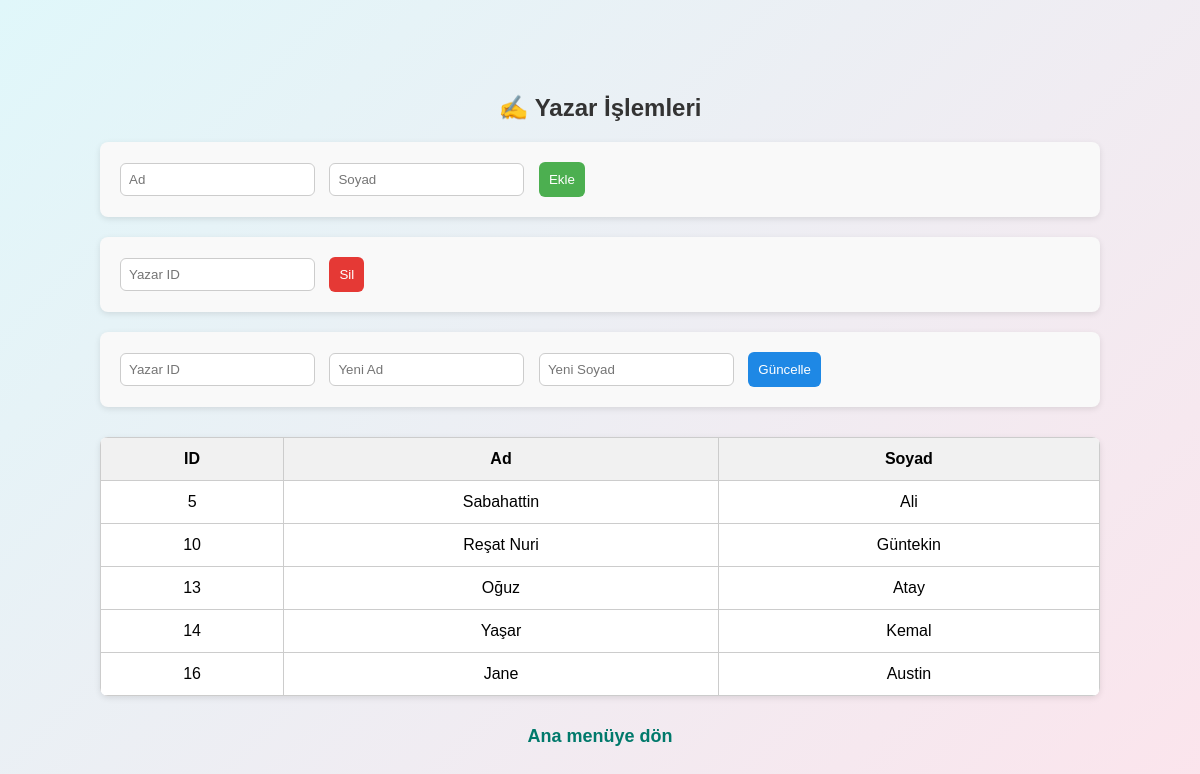
Page /kutuphaneOtomasyonu/ui/yazarlar.php on the committed database.
### tables this page shows
CREATE TABLE `yazarlar` (
  `yazar_id` int NOT NULL AUTO_INCREMENT,
  `yazar_ad` varchar(100) NOT NULL,
  `yazar_soyad` varchar(100) NOT NULL,
  PRIMARY KEY (`yazar_id`)
);

### kutuphaneOtomasyonu/dal/yazarDAL.php (called while the page is built, shortened)
<?php
include_once(__DIR__ . "/baglanti.php");
function yazarlarListeDAL(){
    global $conn;
    $rows = [];
    if($result = $conn->query("CALL YazarlarHepsi()")){
        while($row = $result->fetch_assoc()){
            $rows[] = $row;
        }
    }
    return $rows;
}
?>

### kutuphaneOtomasyonu/bl/yazarBL.php (called while the page is built, shortened)
<?php
include_once(__DIR__ . "/../dal/yazarDAL.php");
function yazarlarListeBL(){
    return yazarlarListeDAL();
}
?>

### kutuphaneOtomasyonu/ui/yazarlar.php (the view, shortened to what this page needs)
<?php include_once("../bl/yazarBL.php"); ?>
<!DOCTYPE html>
<html lang="tr">
<head>
    <link rel="stylesheet" href="../ui/style.css">
</head>
<body>
<div class="container">
    <h2>✍️ Yazar İşlemleri</h2>
    <form method="post">
        <input type="text" name="ad" placeholder="Ad" required>
        <input type="text" name="soyad" placeholder="Soyad" required>
        <button type="submit" name="ekle">Ekle</button>
    </form>
    <form method="post">
        <input type="number" name="sil_id" placeholder="Yazar ID" required>
        <button type="submit" name="sil">Sil</button>
    </form>
    <form method="post">
        <input type="number" name="guncelle_id" placeholder="Yazar ID" required>
        <input type="text" name="guncelle_ad" placeholder="Yeni Ad" required>
        <input type="text" name="guncelle_soyad" placeholder="Yeni Soyad" required>
        <button type="submit" name="guncelle">Güncelle</button>
    </form>
    <?php
    $yazarlar = yazarlarListeBL();
    if(!empty($yazarlar)){
        echo "<table>
                <tr><th>ID</th><th>Ad</th><th>Soyad</th></tr>";
        foreach($yazarlar as $y){
            echo "<tr>
                    <td>".$y['ID']."</td>
                    <td>".$y['Ad']."</td>
                    <td>".$y['Soyad']."</td>
                  </tr>";
        }
        echo "</table>";
    } else {
        echo "<p>Henüz kayıtlı yazar yok.</p>";
    }
    ?>
    <p><a href="../index.php">Ana menüye dön</a></p>
</div>
</body>
</html>

### kutuphaneOtomasyonu/ui/style.css (style rules this page uses)
body { font-family: Arial, sans-serif; margin: 0; padding: 20px; background: linear-gradient(135deg, #e0f7fa, #fce4ec); min-height: 100vh; display: flex; justify-content: center; }
.container { max-width: 1000px; width: 100%; margin: auto; }
h2 { text-align: center; color: #333; margin-bottom: 20px; }
p { text-align: center; font-size: 18px; color: #555; }
form { margin: 20px 0; padding: 15px; background: #f9f9f9; border-radius: 8px; box-shadow: 0 2px 6px rgba(0,0,0,0.1); }
form input, form button { margin: 5px; padding: 8px; border: 1px solid #ccc; border-radius: 6px; }
form button { background: #4caf50; color: white; cursor: pointer; transition: background 0.3s; }
table { margin: 30px auto; border-collapse: collapse; width: 100%; background: #fff; border-radius: 8px; overflow: hidden; box-shadow: 0 2px 6px rgba(0,0,0,0.1); }
table th, table td { padding: 12px; border: 1px solid #ccc; text-align: center; }
table th { background: #f1f1f1; font-weight: bold; }
a { color: #00796b; text-decoration: none; font-weight: bold; }
form button { cursor: pointer; border-radius: 6px; padding: 10px; border: none; }
button[name="ekle"] { background: #4caf50 !important; color: white !important; }
button[name="guncelle"] { background: #1e88e5 !important; color: white !important; }
button[name="sil"] { background: #e53935 !important; color: white !important; }

### rows in the picture
yazarlar: yazar_id "5", yazar_ad "Sabahattin", yazar_soyad "Ali"
yazarlar: yazar_id "10", yazar_ad "Reşat Nuri", yazar_soyad "Güntekin"
yazarlar: yazar_id "13", yazar_ad "Oğuz", yazar_soyad "Atay"
yazarlar: yazar_id "14", yazar_ad "Yaşar", yazar_soyad "Kemal"
yazarlar: yazar_id "16", yazar_ad "Jane", yazar_soyad "Austin"
